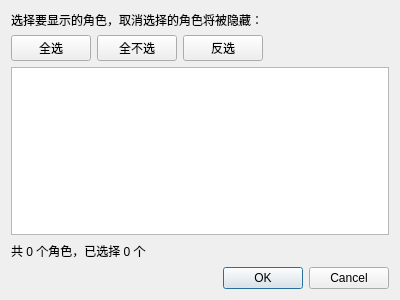
<?xml version="1.0" encoding="UTF-8"?>
<ui version="4.0">
 <class>CharacterFilterDialog</class>
 <widget class="QDialog" name="CharacterFilterDialog">
  <property name="geometry">
   <rect>
    <x>0</x>
    <y>0</y>
    <width>400</width>
    <height>300</height>
   </rect>
  </property>
  <property name="windowTitle">
   <string>按角色筛选台词</string>
  </property>
  <property name="modal">
   <bool>true</bool>
  </property>
  <layout class="QVBoxLayout" name="verticalLayout">
   <item>
    <widget class="QLabel" name="instructionLabel">
     <property name="text">
      <string>选择要显示的角色，取消选择的角色将被隐藏：</string>
     </property>
     <property name="wordWrap">
      <bool>true</bool>
     </property>
    </widget>
   </item>
   <item>
    <layout class="QHBoxLayout" name="toolbarLayout">
     <item>
      <widget class="QPushButton" name="selectAllButton">
       <property name="text">
        <string>全选</string>
       </property>
      </widget>
     </item>
     <item>
      <widget class="QPushButton" name="selectNoneButton">
       <property name="text">
        <string>全不选</string>
       </property>
      </widget>
     </item>
     <item>
      <widget class="QPushButton" name="invertSelectionButton">
       <property name="text">
        <string>反选</string>
       </property>
      </widget>
     </item>
     <item>
      <spacer name="horizontalSpacer">
       <property name="orientation">
        <enum>Qt::Orientation::Horizontal</enum>
       </property>
       <property name="sizeHint" stdset="0">
        <size>
         <width>40</width>
         <height>20</height>
        </size>
       </property>
      </spacer>
     </item>
    </layout>
   </item>
   <item>
    <widget class="QListWidget" name="characterListWidget">
     <property name="selectionMode">
      <enum>QAbstractItemView::SelectionMode::MultiSelection</enum>
     </property>
    </widget>
   </item>
   <item>
    <layout class="QHBoxLayout" name="statusLayout">
     <item>
      <widget class="QLabel" name="statusLabel">
       <property name="text">
        <string>共 0 个角色，已选择 0 个</string>
       </property>
      </widget>
     </item>
     <item>
      <spacer name="horizontalSpacer2">
       <property name="orientation">
        <enum>Qt::Orientation::Horizontal</enum>
       </property>
       <property name="sizeHint" stdset="0">
        <size>
         <width>40</width>
         <height>20</height>
        </size>
       </property>
      </spacer>
     </item>
    </layout>
   </item>
   <item>
    <widget class="QDialogButtonBox" name="buttonBox">
     <property name="orientation">
      <enum>Qt::Orientation::Horizontal</enum>
     </property>
     <property name="standardButtons">
      <set>QDialogButtonBox::StandardButton::Cancel|QDialogButtonBox::StandardButton::Ok</set>
     </property>
    </widget>
   </item>
  </layout>
 </widget>
 <resources/>
 <connections>
  <connection>
   <sender>buttonBox</sender>
   <signal>accepted()</signal>
   <receiver>CharacterFilterDialog</receiver>
   <slot>accept()</slot>
   <hints>
    <hint type="sourcelabel">
     <x>248</x>
     <y>254</y>
    </hint>
    <hint type="destinationlabel">
     <x>157</x>
     <y>274</y>
    </hint>
   </hints>
  </connection>
  <connection>
   <sender>buttonBox</sender>
   <signal>rejected()</signal>
   <receiver>CharacterFilterDialog</receiver>
   <slot>reject()</slot>
   <hints>
    <hint type="sourcelabel">
     <x>316</x>
     <y>260</y>
    </hint>
    <hint type="destinationlabel">
     <x>286</x>
     <y>274</y>
    </hint>
   </hints>
  </connection>
 </connections>
</ui>
